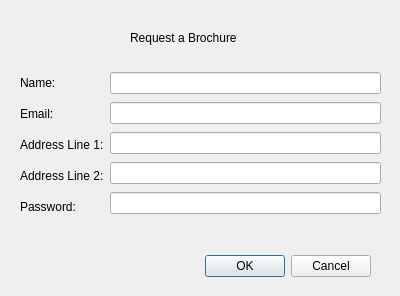
<?xml version="1.0" encoding="UTF-8"?>
<ui version="4.0">
 <class>SignUpWindow</class>
 <widget class="QDialog" name="SignUpWindow">
  <property name="geometry">
   <rect>
    <x>0</x>
    <y>0</y>
    <width>400</width>
    <height>296</height>
   </rect>
  </property>
  <property name="windowTitle">
   <string>Dialog</string>
  </property>
  <widget class="QDialogButtonBox" name="buttonBox">
   <property name="geometry">
    <rect>
     <x>30</x>
     <y>250</y>
     <width>341</width>
     <height>32</height>
    </rect>
   </property>
   <property name="orientation">
    <enum>Qt::Horizontal</enum>
   </property>
   <property name="standardButtons">
    <set>QDialogButtonBox::Cancel|QDialogButtonBox::Ok</set>
   </property>
  </widget>
  <widget class="QLabel" name="label_5">
   <property name="geometry">
    <rect>
     <x>130</x>
     <y>30</y>
     <width>131</width>
     <height>16</height>
    </rect>
   </property>
   <property name="text">
    <string>Request a Brochure</string>
   </property>
  </widget>
  <widget class="QWidget" name="layoutWidget_5">
   <property name="geometry">
    <rect>
     <x>20</x>
     <y>70</y>
     <width>361</width>
     <height>149</height>
    </rect>
   </property>
   <layout class="QHBoxLayout" name="horizontalLayout">
    <item>
     <layout class="QVBoxLayout" name="verticalLayout_2">
      <item>
       <widget class="QLabel" name="label">
        <property name="text">
         <string>Name: </string>
        </property>
       </widget>
      </item>
      <item>
       <widget class="QLabel" name="label_2">
        <property name="text">
         <string>Email:</string>
        </property>
       </widget>
      </item>
      <item>
       <widget class="QLabel" name="label_3">
        <property name="text">
         <string>Address Line 1:</string>
        </property>
       </widget>
      </item>
      <item>
       <widget class="QLabel" name="label_6">
        <property name="text">
         <string>Address Line 2:</string>
        </property>
       </widget>
      </item>
      <item>
       <widget class="QLabel" name="label_4">
        <property name="text">
         <string>Password:</string>
        </property>
       </widget>
      </item>
     </layout>
    </item>
    <item>
     <layout class="QVBoxLayout" name="verticalLayout">
      <item>
       <widget class="QLineEdit" name="NameEdit"/>
      </item>
      <item>
       <widget class="QLineEdit" name="EmailEdit"/>
      </item>
      <item>
       <widget class="QLineEdit" name="AddressLine1Edit"/>
      </item>
      <item>
       <widget class="QLineEdit" name="AddressLine1Edit_2"/>
      </item>
      <item>
       <widget class="QLineEdit" name="PasswordEdit"/>
      </item>
     </layout>
    </item>
   </layout>
  </widget>
 </widget>
 <resources/>
 <connections>
  <connection>
   <sender>buttonBox</sender>
   <signal>accepted()</signal>
   <receiver>SignUpWindow</receiver>
   <slot>accept()</slot>
   <hints>
    <hint type="sourcelabel">
     <x>248</x>
     <y>254</y>
    </hint>
    <hint type="destinationlabel">
     <x>157</x>
     <y>274</y>
    </hint>
   </hints>
  </connection>
  <connection>
   <sender>buttonBox</sender>
   <signal>rejected()</signal>
   <receiver>SignUpWindow</receiver>
   <slot>reject()</slot>
   <hints>
    <hint type="sourcelabel">
     <x>316</x>
     <y>260</y>
    </hint>
    <hint type="destinationlabel">
     <x>286</x>
     <y>274</y>
    </hint>
   </hints>
  </connection>
 </connections>
</ui>
